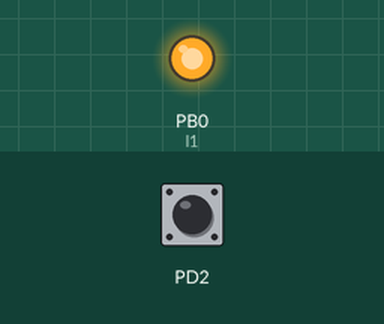
Recording of a program running on a simulated ATmega32, built with avr-gcc and emulated at 8 MHz. On the bench: output pins drawn as LEDs (lit = HIGH). The test bench sets the inputs (shaded band); at power-on: PD2 HIGH.

Above: at 1.0 s.
At 3.0 s:
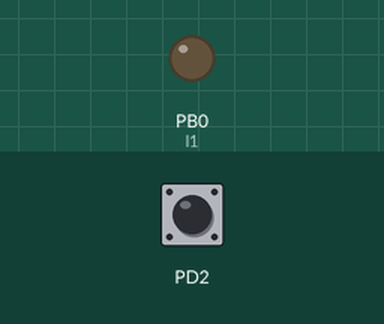
Timing chart, 0 to 5.2 s (numbered marks = the images above):
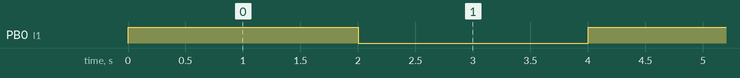

Measured:
- by itself, PB0 (l1): alternates HIGH for 2.0 s and LOW for 2.0 s

The program:

EXT.c
```c
/*
 * EXT.c
 *
 * Created: 11/28/2024 1:45:06 PM
 *  Author: aweka
 */
#define F_CPU 8000000UL
#include <avr/io.h>
#include "LED.h"
#include <util/delay.h>
#include <avr/interrupt.h>
LED l1 = {B,P0};
ISR(INT0_vect)
{
	LED_OFF(&l1);
}
int main(void)
{

	lED_inti(&l1);
	DDRD &=~(1<<2);
	GICR |= (1<<INT0);
	MCUCR |=  (1<<ISC01);
	sei();
	//SREG |=(1<<7);
    while(1)
    {
		LED_ON(&l1);
		_delay_ms(2000);
		LED_OFF(&l1);
		_delay_ms(2000);

    }
}
```

LED.c
```c
/*
 * LED.c
 *
 * Created: 11/26/2024 3:53:33 PM
 *  Author: aweka
 */
#include "LED.h"
#include <avr/io.h>

void lED_inti(LED *l)
{
	switch (l->p)
	{
		case A:

		break;
		case B:
		DDRB |= (1<<l->pi);
		break;
	}
}
void LED_ON(LED *l)
{
	switch (l->p)
	{
		case A:

		break;
		case B:
		PORTB |= (1<<l->pi);
		break;
	}
}
void LED_OFF(LED *l)
{
	switch (l->p)
	{
		case A:

		break;
		case B:
		PORTB &= ~(1<<l->pi);
		break;
	}
}
```

LED.h
```c
/*
 * LED.h
 *
 * Created: 11/26/2024 3:53:44 PM
 *  Author: aweka
 */


#ifndef LED_H_
#define LED_H_

/*
#define A 0
#define B 1
#define C 2
#define D 3
*/
typedef enum  {A,B,C,D}ports;
typedef enum  {P0,P1,P2,P3,P4,P5,P6,P7}pins;
typedef struct
{
	ports p;
	pins pi;
}LED;

void lED_inti(LED *l);
void LED_ON(LED *l);
void LED_OFF(LED *l);


#endif /* LED_H_ */
```
